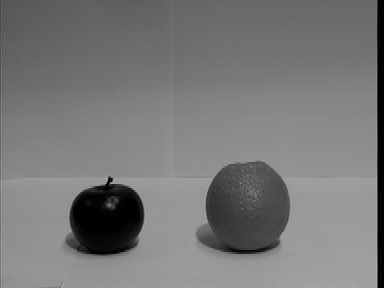
%> input picture Blatt01/images/fruitsA.png, 384 x 288 px
$ octave sh01ex01_b.m   (GNU Octave 9; MATLAB toolbox functions it lacks are replaced by stand-ins)
%> lines starting %> are read from the running program, lines starting %| are printed output that depends on the picture
% Read the images
fruitsA = imread('images/fruitsA.png');
%> fruitsA is the input picture: size 288x384 uint8; min 0, max 169, mean 120.1
fruitsB = imread('images/fruitsB.png');
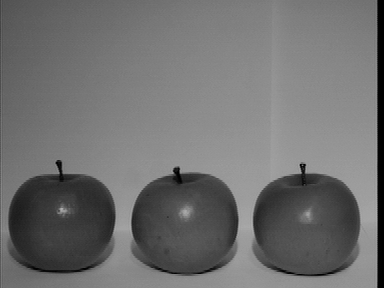
%> input picture Blatt01/images/fruitsB.png, 384 x 288 px
%> fruitsB is the input picture: size 288x384 uint8; min 0, max 176, mean 111.6

% Plot the rows
figure();

subplot(2,3,1);
imshow(fruitsA);
title('fruitsA.png');

subplot(2,3,2);
plot(fruitsA(50,:));
title('Row 50 in fruitsA.png');
xlabel('x');
ylabel('intensity');

subplot(2,3,3);
plot(fruitsA(200,:));
title('Row 200 in fruitsA.png');
xlabel('x');
ylabel('intensity');

subplot(2,3,4);
imshow(fruitsB);
title('fruitsB.png');

subplot(2,3,5);
plot(fruitsB(50,:));
title('Row 50 in fruitsB.png');
xlabel('x');
ylabel('intensity');

subplot(2,3,6);
plot(fruitsB(200,:));
title("Row 200 in fruitsB.png");
xlabel("x");
ylabel("intensity");
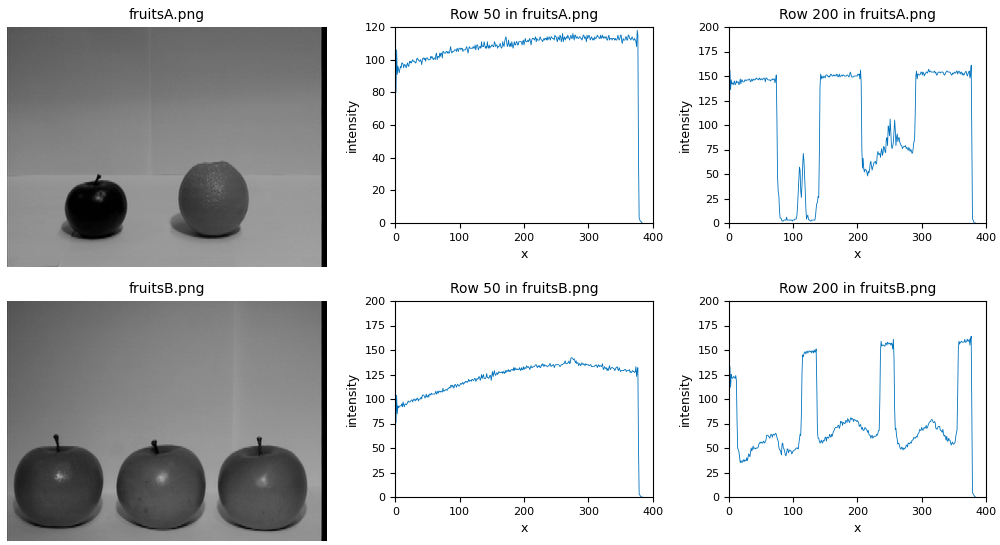
%> figure redrawn from the program's plot data, 6 panels

print('Rows','-depsc')
